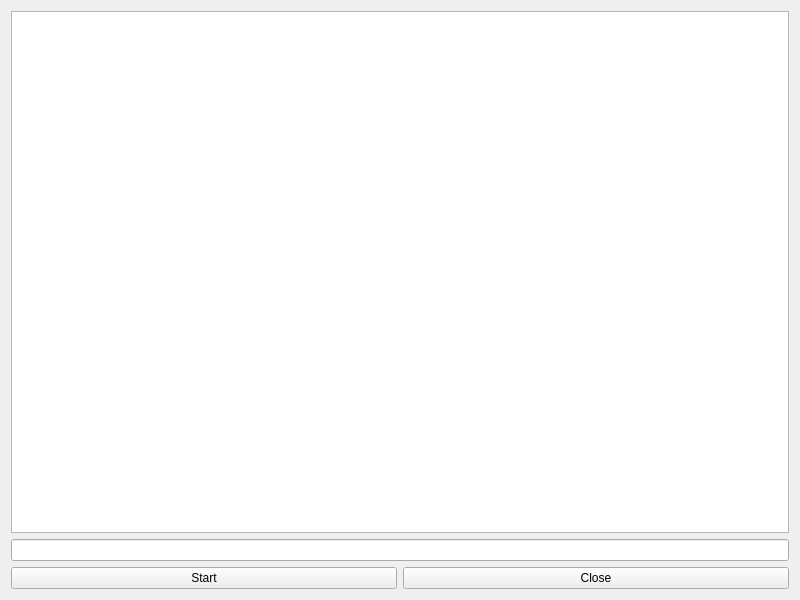
<?xml version="1.0" encoding="UTF-8"?>
<ui version="4.0">
 <class>MyServerWidget</class>
 <widget class="QWidget" name="MyServerWidget">
  <property name="geometry">
   <rect>
    <x>0</x>
    <y>0</y>
    <width>800</width>
    <height>600</height>
   </rect>
  </property>
  <property name="windowTitle">
   <string>MyServerWidget</string>
  </property>
  <layout class="QVBoxLayout" name="verticalLayout">
   <item>
    <widget class="QTextEdit" name="textEdit"/>
   </item>
   <item>
    <widget class="QLineEdit" name="lineEdit"/>
   </item>
   <item>
    <layout class="QHBoxLayout" name="horizontalLayout">
     <item>
      <widget class="QPushButton" name="pb_start">
       <property name="text">
        <string>Start</string>
       </property>
      </widget>
     </item>
     <item>
      <widget class="QPushButton" name="pb_close">
       <property name="text">
        <string>Close</string>
       </property>
      </widget>
     </item>
    </layout>
   </item>
  </layout>
 </widget>
 <resources/>
 <connections/>
</ui>
